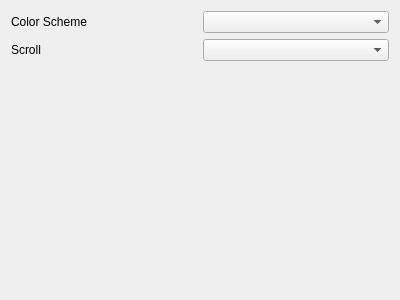
<?xml version="1.0" encoding="UTF-8"?>
<ui version="4.0">
 <class>Terminal</class>
 <widget class="QWidget" name="Terminal">
  <property name="geometry">
   <rect>
    <x>0</x>
    <y>0</y>
    <width>400</width>
    <height>300</height>
   </rect>
  </property>
  <property name="windowTitle">
   <string>Terminal</string>
  </property>
  <layout class="QVBoxLayout" name="verticalLayout">
   <item>
    <layout class="QGridLayout" name="gridLayout">
     <item row="0" column="0">
      <widget class="QLabel" name="label">
       <property name="text">
        <string>Color Scheme</string>
       </property>
      </widget>
     </item>
     <item row="0" column="1">
      <widget class="QComboBox" name="comboColorScheme"/>
     </item>
     <item row="1" column="0">
      <widget class="QLabel" name="label_2">
       <property name="text">
        <string>Scroll</string>
       </property>
      </widget>
     </item>
     <item row="1" column="1">
      <widget class="QComboBox" name="comboScrollBar"/>
     </item>
    </layout>
   </item>
   <item>
    <spacer name="verticalSpacer">
     <property name="orientation">
      <enum>Qt::Vertical</enum>
     </property>
     <property name="sizeHint" stdset="0">
      <size>
       <width>20</width>
       <height>40</height>
      </size>
     </property>
    </spacer>
   </item>
  </layout>
 </widget>
 <resources/>
 <connections/>
</ui>
